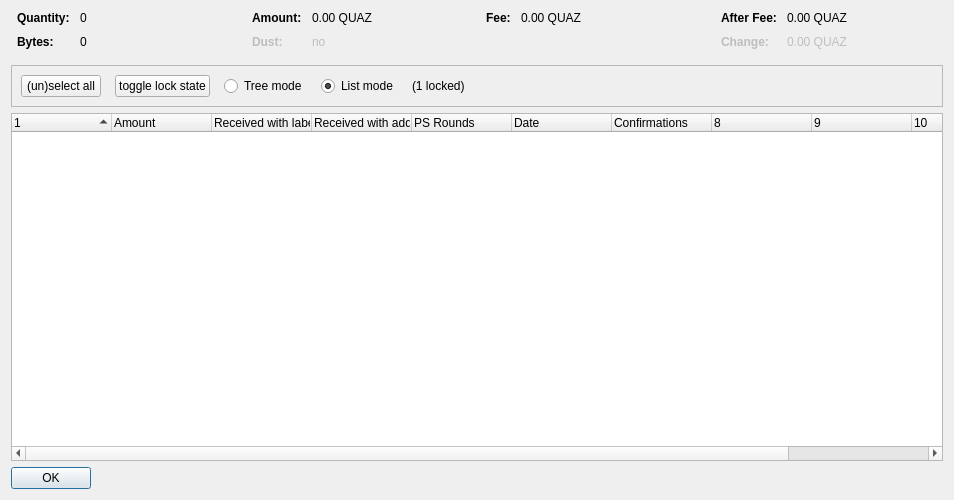
<?xml version="1.0" encoding="UTF-8"?>
<ui version="4.0">
 <class>CoinControlDialog</class>
 <widget class="QDialog" name="CoinControlDialog">
  <property name="geometry">
   <rect>
    <x>0</x>
    <y>0</y>
    <width>954</width>
    <height>500</height>
   </rect>
  </property>
  <property name="windowTitle">
   <string>Coin Selection</string>
  </property>
  <layout class="QVBoxLayout" name="verticalLayout">
   <item>
    <layout class="QHBoxLayout" name="horizontalLayoutTop" stretch="0,0,0,0">
     <property name="topMargin">
      <number>0</number>
     </property>
     <property name="bottomMargin">
      <number>10</number>
     </property>
     <item>
      <layout class="QFormLayout" name="formLayoutCoinControl1">
       <property name="horizontalSpacing">
        <number>10</number>
       </property>
       <property name="verticalSpacing">
        <number>10</number>
       </property>
       <property name="leftMargin">
        <number>6</number>
       </property>
       <property name="rightMargin">
        <number>6</number>
       </property>
       <item row="0" column="0">
        <widget class="QLabel" name="labelCoinControlQuantityText">
         <property name="font">
          <font>
           <weight>75</weight>
           <bold>true</bold>
          </font>
         </property>
         <property name="text">
          <string>Quantity:</string>
         </property>
        </widget>
       </item>
       <item row="0" column="1">
        <widget class="QLabel" name="labelCoinControlQuantity">
         <property name="cursor">
          <cursorShape>IBeamCursor</cursorShape>
         </property>
         <property name="contextMenuPolicy">
          <enum>Qt::ActionsContextMenu</enum>
         </property>
         <property name="text">
          <string notr="true">0</string>
         </property>
         <property name="textInteractionFlags">
          <set>Qt::LinksAccessibleByMouse|Qt::TextSelectableByKeyboard|Qt::TextSelectableByMouse</set>
         </property>
        </widget>
       </item>
       <item row="1" column="0">
        <widget class="QLabel" name="labelCoinControlBytesText">
         <property name="font">
          <font>
           <weight>75</weight>
           <bold>true</bold>
          </font>
         </property>
         <property name="text">
          <string>Bytes:</string>
         </property>
        </widget>
       </item>
       <item row="1" column="1">
        <widget class="QLabel" name="labelCoinControlBytes">
         <property name="cursor">
          <cursorShape>IBeamCursor</cursorShape>
         </property>
         <property name="contextMenuPolicy">
          <enum>Qt::ActionsContextMenu</enum>
         </property>
         <property name="text">
          <string notr="true">0</string>
         </property>
         <property name="textInteractionFlags">
          <set>Qt::LinksAccessibleByMouse|Qt::TextSelectableByKeyboard|Qt::TextSelectableByMouse</set>
         </property>
        </widget>
       </item>
      </layout>
     </item>
     <item>
      <layout class="QFormLayout" name="formLayoutCoinControl2">
       <property name="horizontalSpacing">
        <number>10</number>
       </property>
       <property name="verticalSpacing">
        <number>10</number>
       </property>
       <property name="leftMargin">
        <number>6</number>
       </property>
       <property name="rightMargin">
        <number>6</number>
       </property>
       <item row="0" column="0">
        <widget class="QLabel" name="labelCoinControlAmountText">
         <property name="font">
          <font>
           <weight>75</weight>
           <bold>true</bold>
          </font>
         </property>
         <property name="text">
          <string>Amount:</string>
         </property>
        </widget>
       </item>
       <item row="0" column="1">
        <widget class="QLabel" name="labelCoinControlAmount">
         <property name="cursor">
          <cursorShape>IBeamCursor</cursorShape>
         </property>
         <property name="contextMenuPolicy">
          <enum>Qt::ActionsContextMenu</enum>
         </property>
         <property name="text">
          <string notr="true">0.00 QUAZ</string>
         </property>
         <property name="textInteractionFlags">
          <set>Qt::LinksAccessibleByMouse|Qt::TextSelectableByKeyboard|Qt::TextSelectableByMouse</set>
         </property>
        </widget>
       </item>
       <item row="1" column="0">
        <widget class="QLabel" name="labelCoinControlLowOutputText">
         <property name="enabled">
          <bool>false</bool>
         </property>
         <property name="font">
          <font>
           <weight>75</weight>
           <bold>true</bold>
          </font>
         </property>
         <property name="text">
          <string>Dust:</string>
         </property>
        </widget>
       </item>
       <item row="1" column="1">
        <widget class="QLabel" name="labelCoinControlLowOutput">
         <property name="enabled">
          <bool>false</bool>
         </property>
         <property name="cursor">
          <cursorShape>IBeamCursor</cursorShape>
         </property>
         <property name="contextMenuPolicy">
          <enum>Qt::ActionsContextMenu</enum>
         </property>
         <property name="text">
          <string notr="true">no</string>
         </property>
         <property name="textInteractionFlags">
          <set>Qt::LinksAccessibleByMouse|Qt::TextSelectableByKeyboard|Qt::TextSelectableByMouse</set>
         </property>
        </widget>
       </item>
      </layout>
     </item>
     <item>
      <layout class="QFormLayout" name="formLayoutCoinControl3">
       <property name="horizontalSpacing">
        <number>10</number>
       </property>
       <property name="verticalSpacing">
        <number>10</number>
       </property>
       <property name="leftMargin">
        <number>6</number>
       </property>
       <property name="rightMargin">
        <number>6</number>
       </property>
       <item row="0" column="0">
        <widget class="QLabel" name="labelCoinControlFeeText">
         <property name="font">
          <font>
           <weight>75</weight>
           <bold>true</bold>
          </font>
         </property>
         <property name="text">
          <string>Fee:</string>
         </property>
        </widget>
       </item>
       <item row="0" column="1">
        <widget class="QLabel" name="labelCoinControlFee">
         <property name="cursor">
          <cursorShape>IBeamCursor</cursorShape>
         </property>
         <property name="contextMenuPolicy">
          <enum>Qt::ActionsContextMenu</enum>
         </property>
         <property name="text">
          <string notr="true">0.00 QUAZ</string>
         </property>
         <property name="textInteractionFlags">
          <set>Qt::LinksAccessibleByMouse|Qt::TextSelectableByKeyboard|Qt::TextSelectableByMouse</set>
         </property>
        </widget>
       </item>
      </layout>
     </item>
     <item>
      <layout class="QFormLayout" name="formLayoutCoinControl4">
       <property name="horizontalSpacing">
        <number>10</number>
       </property>
       <property name="verticalSpacing">
        <number>10</number>
       </property>
       <property name="leftMargin">
        <number>6</number>
       </property>
       <property name="rightMargin">
        <number>6</number>
       </property>
       <item row="0" column="0">
        <widget class="QLabel" name="labelCoinControlAfterFeeText">
         <property name="font">
          <font>
           <weight>75</weight>
           <bold>true</bold>
          </font>
         </property>
         <property name="text">
          <string>After Fee:</string>
         </property>
        </widget>
       </item>
       <item row="0" column="1">
        <widget class="QLabel" name="labelCoinControlAfterFee">
         <property name="cursor">
          <cursorShape>IBeamCursor</cursorShape>
         </property>
         <property name="contextMenuPolicy">
          <enum>Qt::ActionsContextMenu</enum>
         </property>
         <property name="text">
          <string notr="true">0.00 QUAZ</string>
         </property>
         <property name="textInteractionFlags">
          <set>Qt::LinksAccessibleByMouse|Qt::TextSelectableByKeyboard|Qt::TextSelectableByMouse</set>
         </property>
        </widget>
       </item>
       <item row="1" column="0">
        <widget class="QLabel" name="labelCoinControlChangeText">
         <property name="enabled">
          <bool>false</bool>
         </property>
         <property name="font">
          <font>
           <weight>75</weight>
           <bold>true</bold>
          </font>
         </property>
         <property name="text">
          <string>Change:</string>
         </property>
        </widget>
       </item>
       <item row="1" column="1">
        <widget class="QLabel" name="labelCoinControlChange">
         <property name="enabled">
          <bool>false</bool>
         </property>
         <property name="cursor">
          <cursorShape>IBeamCursor</cursorShape>
         </property>
         <property name="contextMenuPolicy">
          <enum>Qt::ActionsContextMenu</enum>
         </property>
         <property name="text">
          <string notr="true">0.00 QUAZ</string>
         </property>
         <property name="textInteractionFlags">
          <set>Qt::LinksAccessibleByMouse|Qt::TextSelectableByKeyboard|Qt::TextSelectableByMouse</set>
         </property>
        </widget>
       </item>
      </layout>
     </item>
    </layout>
   </item>
   <item>
    <widget class="QFrame" name="frame">
     <property name="minimumSize">
      <size>
       <width>0</width>
       <height>40</height>
      </size>
     </property>
     <property name="frameShape">
      <enum>QFrame::StyledPanel</enum>
     </property>
     <property name="frameShadow">
      <enum>QFrame::Sunken</enum>
     </property>
     <layout class="QHBoxLayout" name="horizontalLayout">
      <item>
       <layout class="QHBoxLayout" name="horizontalLayoutPanel" stretch="0,0,0,0,0,0">
        <property name="spacing">
         <number>14</number>
        </property>
        <item>
         <widget class="QPushButton" name="pushButtonSelectAll">
          <property name="sizePolicy">
           <sizepolicy hsizetype="Maximum" vsizetype="Fixed">
            <horstretch>0</horstretch>
            <verstretch>0</verstretch>
           </sizepolicy>
          </property>
          <property name="text">
           <string>(un)select all</string>
          </property>
          <property name="autoDefault">
           <bool>false</bool>
          </property>
         </widget>
        </item>
        <item>
         <widget class="QPushButton" name="pushButtonToggleLock">
          <property name="sizePolicy">
           <sizepolicy hsizetype="Maximum" vsizetype="Fixed">
            <horstretch>0</horstretch>
            <verstretch>0</verstretch>
           </sizepolicy>
          </property>
          <property name="text">
           <string>toggle lock state</string>
          </property>
          <property name="autoDefault">
           <bool>false</bool>
          </property>
         </widget>
        </item>
        <item>
         <widget class="QRadioButton" name="radioTreeMode">
          <property name="sizePolicy">
           <sizepolicy hsizetype="Maximum" vsizetype="Fixed">
            <horstretch>0</horstretch>
            <verstretch>0</verstretch>
           </sizepolicy>
          </property>
          <property name="text">
           <string>Tree mode</string>
          </property>
         </widget>
        </item>
        <item>
         <widget class="QRadioButton" name="radioListMode">
          <property name="sizePolicy">
           <sizepolicy hsizetype="Maximum" vsizetype="Fixed">
            <horstretch>0</horstretch>
            <verstretch>0</verstretch>
           </sizepolicy>
          </property>
          <property name="text">
           <string>List mode</string>
          </property>
          <property name="checked">
           <bool>true</bool>
          </property>
         </widget>
        </item>
        <item>
         <widget class="QLabel" name="labelLocked">
          <property name="text">
           <string>(1 locked)</string>
          </property>
         </widget>
        </item>
        <item>
         <spacer name="horizontalSpacer">
          <property name="orientation">
           <enum>Qt::Horizontal</enum>
          </property>
          <property name="sizeHint" stdset="0">
           <size>
            <width>40</width>
            <height>20</height>
           </size>
          </property>
         </spacer>
        </item>
       </layout>
      </item>
     </layout>
    </widget>
   </item>
   <item>
    <widget class="CoinControlTreeWidget" name="treeWidget">
     <property name="contextMenuPolicy">
      <enum>Qt::CustomContextMenu</enum>
     </property>
     <property name="sortingEnabled">
      <bool>false</bool>
     </property>
     <property name="columnCount">
      <number>11</number>
     </property>
     <attribute name="headerShowSortIndicator" stdset="0">
      <bool>true</bool>
     </attribute>
     <attribute name="headerStretchLastSection">
      <bool>false</bool>
     </attribute>
     <column>
      <property name="text">
       <string/>
      </property>
     </column>
     <column>
      <property name="text">
       <string>Amount</string>
      </property>
     </column>
     <column>
      <property name="text">
       <string>Received with label</string>
      </property>
     </column>
     <column>
      <property name="text">
       <string>Received with address</string>
      </property>
     </column>
     <column>
      <property name="text">
       <string>PS Rounds</string>
      </property>
     </column>
     <column>
      <property name="text">
       <string>Date</string>
      </property>
     </column>
     <column>
      <property name="text">
       <string>Confirmations</string>
      </property>
      <property name="toolTip">
       <string>Confirmed</string>
      </property>
     </column>
     <column>
      <property name="text">
       <string/>
      </property>
     </column>
     <column>
      <property name="text">
       <string/>
      </property>
     </column>
     <column>
      <property name="text">
       <string/>
      </property>
     </column>
     <column>
      <property name="text">
       <string/>
      </property>
     </column>
    </widget>
   </item>
   <item>
    <widget class="QDialogButtonBox" name="buttonBox">
     <property name="sizePolicy">
      <sizepolicy hsizetype="Maximum" vsizetype="Fixed">
       <horstretch>0</horstretch>
       <verstretch>0</verstretch>
      </sizepolicy>
     </property>
     <property name="orientation">
      <enum>Qt::Horizontal</enum>
     </property>
     <property name="standardButtons">
      <set>QDialogButtonBox::Ok</set>
     </property>
    </widget>
   </item>
  </layout>
 </widget>
 <customwidgets>
  <customwidget>
   <class>CoinControlTreeWidget</class>
   <extends>QTreeWidget</extends>
   <header>coincontroltreewidget.h</header>
  </customwidget>
 </customwidgets>
 <resources/>
 <connections/>
</ui>
